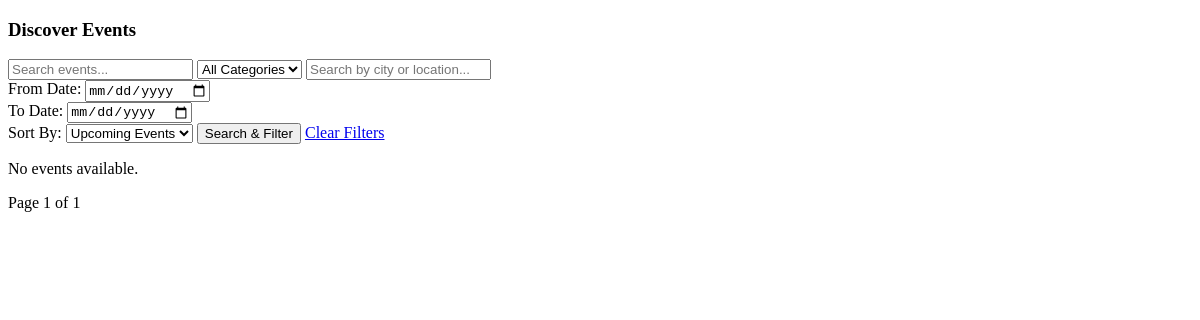
/events/ (signed in), run on an earlier commit of the app's database.
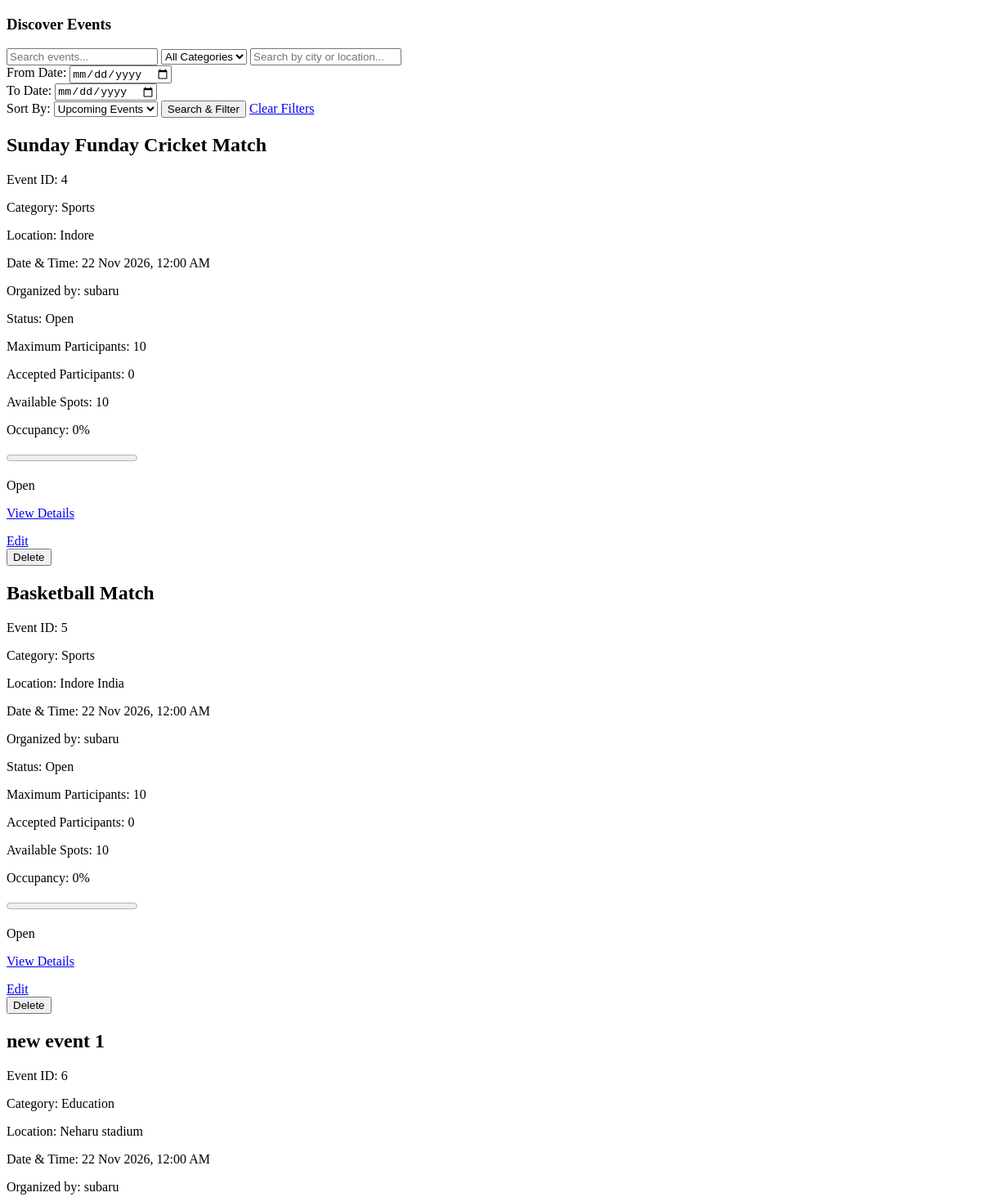
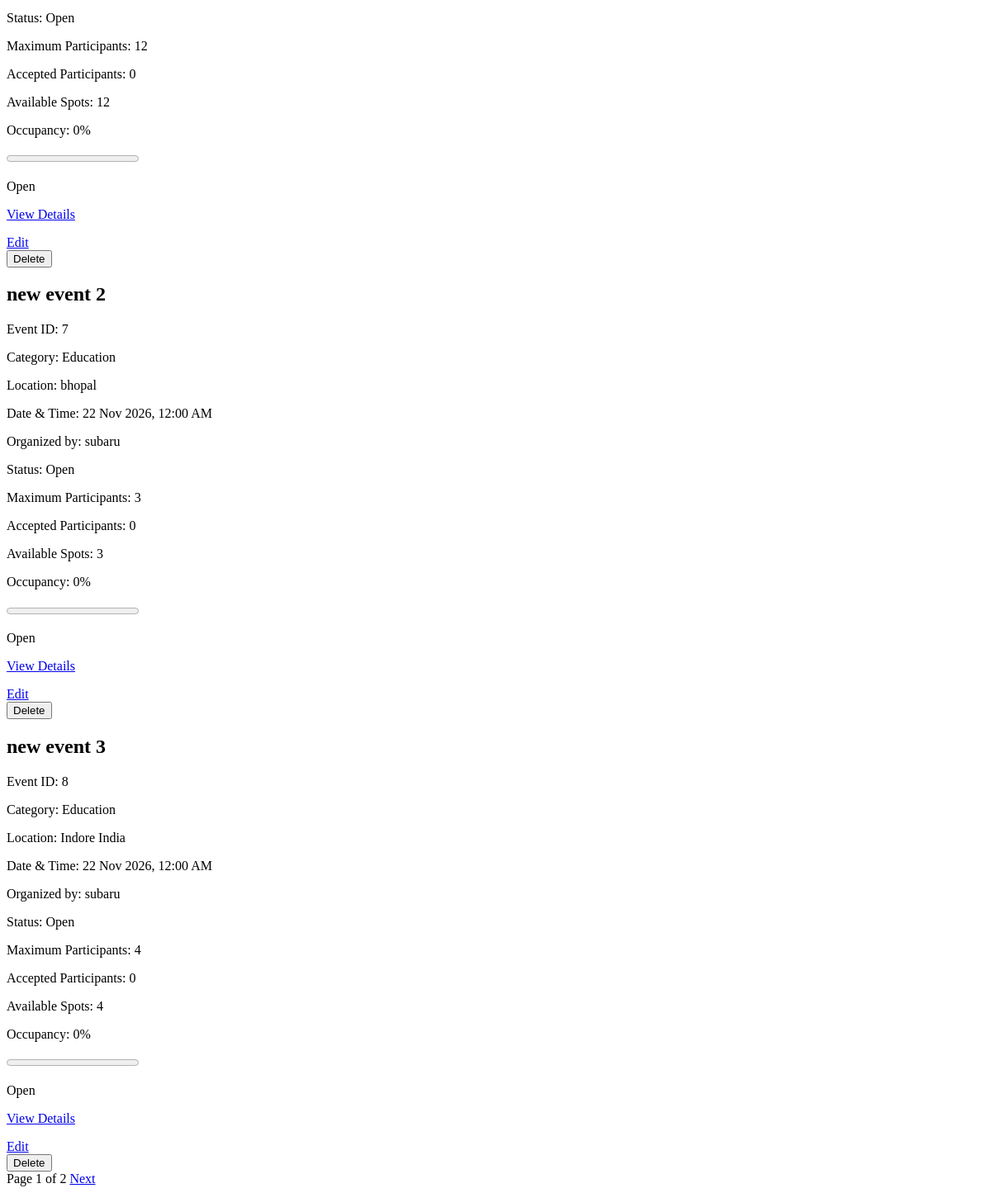
And on a later commit of the database (2 pictures, top to bottom).
### events/models.py (models this page shows, shortened)
class Event(models.Model):
    STATUS_CHOICES = [
        ('OPEN', 'Open'),
        ('FULL', 'Full'),
        ('CANCELLED', 'Cancelled'),
    ]
    title = models.CharField(max_length=100)
    description = models.TextField()
    category = models.ForeignKey(
        Category,
        on_delete=models.PROTECT,
        related_name='events'
    )
    created_by = models.ForeignKey(
        settings.AUTH_USER_MODEL,
        on_delete=models.CASCADE,
        related_name='created_events'
    )
    location = models.CharField(max_length=200)
    event_date = models.DateTimeField()
    max_participants = models.PositiveIntegerField()
    status = models.CharField(
        max_length=10,
        choices=STATUS_CHOICES,
        default='OPEN'
    )
    created_at = models.DateTimeField(auto_now_add=True)
    updated_at = models.DateTimeField(auto_now=True)

class Category(models.Model):
    name = models.CharField(max_length=100, unique=True)
    description = models.TextField(blank=True)

### accounts/models.py (models this page shows, shortened)
class User(AbstractUser):
    email = models.EmailField(unique=True)

### events/views.py (the view, shortened to what this page needs)
@login_required
def event_list(request):
    events = Event.objects.filter(
        status='OPEN'
    ).select_related(
        'category',
        'created_by'
    ).annotate(
        accepted_count=Count(
            'participation_requests',
            filter=Q(participation_requests__status='ACCEPTED')
        )
    ).annotate(
        available_spots=F('max_participants') - F('accepted_count')
    ).annotate(
        occupancy_percentage=ExpressionWrapper(
            F('accepted_count') * 100.0 / F('max_participants'),
            output_field=FloatField()
        )
    )
    categories = Category.objects.all()
    category_id = request.GET.get('category')
    search_query = request.GET.get('q', '')
    location_query = request.GET.get('location', '')
    start_date = request.GET.get('start_date', '')
    end_date = request.GET.get('end_date', '')
    if search_query:
        events = events.filter(title__icontains=search_query)
    if category_id:
        events = events.filter(category__id=category_id)
    if location_query:
        events = events.filter(location__icontains=location_query)
    if start_date:
        events = events.filter(event_date__date__gte=start_date)
    if end_date:
        events = events.filter(event_date__date__lte=end_date)
    sort_by = request.GET.get('sort', 'upcoming')
    if sort_by == 'upcoming':
        events = events.filter(
            event_date__gte=timezone.now()
        ).order_by('event_date')
    elif sort_by == 'newest':
        events = events.order_by('-created_at')
    elif sort_by == 'oldest':
        events = events.order_by('created_at')
    else:
        sort_by = 'upcoming'
        events = events.filter(
            event_date__gte=timezone.now()
        ).order_by('event_date')
    paginator = Paginator(events, 5)
    page_number = request.GET.get('page')
    page_obj = paginator.get_page(page_number)
    return render(
        request,
        'events/event_list.html',
        {
            'events': page_obj,
            'search_query': search_query,
            'categories': categories,
            'category_id': category_id,
            'location_query': location_query,
            'start_date': start_date,
            'end-date': end_date,
            'page_obj': page_obj,
            'sort_by': sort_by
        }
    )

### events/templates/events/event_list.html (shortened to what this page needs)
<!DOCTYPE html>
<html lang="en">
<head>
</head>
<body>
    <h3>Discover Events</h3>
    <form method="GET" action="{% url 'event_list' %}">
        <input
            type="text"
            name="q"
            placeholder="Search events..."
            value="{{ search_query }}"
        >
        <select name="category">
            <option value="">All Categories</option>
        </select>
        <input
            type="text"
            name="location"
            placeholder="Search by city or location..."
            value="{{ location_query }}"
        >
        <div>
            <label for="start_date">From Date:</label>
            <input
                type="date"
                id="start_date"
                name="start_date"
                value="{{ start_date }}"
                max="{{ end_date }}"
            >
        </div>
        <div>
            <label for="end_date">To Date:</label>
            <input
                type="date"
                id="end_date"
                name="end_date"
                value="{{ end_date }}"
                min="{{ start_date }}"
            >
        </div>
        <label for="sort">Sort By:</label>
        <select name="sort" id="sort">
            <option value="upcoming"
                {% if sort_by == 'upcoming' %}selected{% endif %}>
                Upcoming Events
            </option>
        </select>
        <button type="submit">Search & Filter</button>
        <a href="{% url 'event_list' %}">Clear Filters</a>
    </form>
    {% for event in events %}
        <div class="event-card">
            <h2>{{ event.title }}</h2>
            <p>Event ID: {{ event.pk }}</p>
            <p>Category: {{ event.category.name }}</p>
            <p>Location: {{ event.location }}</p>
            <p>
                Date & Time:
                {{ event.event_date|date:"d M Y, h:i A" }}
            </p>
            <p>Organized by: {{ event.created_by.username }}</p>
            <p>
                Status:
                {{ event.get_status_display }}
            </p>
            <p>
                Maximum Participants: {{ event.max_participants }}
            </p>
            <p>Accepted Participants: {{ event.accepted_count }}</p>
            <p>Available Spots: {{ event.available_spots }}</p>
            <div class="progress-container">
                <p>
                    Occupancy: {{ event.occupancy_percentage|floatformat:0 }}%
                </p>
                <progress
                    class="event-progress"
                    value="{{ event.accepted_count }}"
                    max="{{ event.max_participants }}">
                </progress>
            </div>
            {% if event.available_spots == 0 %}
                <p>Full</p>
            {% elif event.available_spots <= 2 %}
                <p> Filling Fast</p>
            {% else %}
                <p>Open</p>
            {% endif %}
            <p>
                <a href="{% url 'event_detail' event.pk %}">
                    View Details
                </a>
            </p>
            {% if request.user == event.created_by %}
                <a href="{% url 'edit_event' event.pk %}">Edit</a>
                <form method="POST"
                    action="{% url 'delete_event' event.pk %}"
                    onsubmit="return confirm('Are you sure you want to delete this event?');">
                    <button type="submit">Delete</button>
                </form>
            {% endif %}
        </div>
    {% empty %}
        <p>No events available.</p>
    {% endfor %}
    <div class="pagination">
        <span>
            Page {{ page_obj.number }} of {{ page_obj.paginator.num_pages }}
        </span>
        {% if page_obj.has_next %}
            <a href="?q={{ search_query }}&category={{ category_id|default:'' }}&location={{ location_query }}&start_date={{ start_date }}&end_date={{ end_date }}&sort={{ sort_by }}&page={{ page_obj.next_page_number }}">
                Next
            </a>
        {% endif %}
    </div>
</body>
</html>

### events/templates/events/event_list.html (style rules this page uses)
.progress-container { margin: 15px 0; }

What changed in the data, as far as the page shows it:
added Event: title "Sunday Funday Cricket Match", pk "4", category.name "Sports", location "Indore", event_date "22 Nov 2026, 12:00 AM", created_by.username "subaru", status "Open", max_participants "10", accepted_count "0", available_spots "10", occupancy_percentage "0", shows "Edit"
added Event: title "Basketball Match", pk "5", category.name "Sports", location "Indore India", event_date "22 Nov 2026, 12:00 AM", created_by.username "subaru", status "Open", max_participants "10", accepted_count "0", available_spots "10", occupancy_percentage "0", shows "Edit"
added Event: title "new event 1", pk "6", category.name "Education", location "Neharu stadium", event_date "22 Nov 2026, 12:00 AM", created_by.username "subaru", status "Open", max_participants "12", accepted_count "0", available_spots "12", occupancy_percentage "0", shows "Edit"
added Event: title "new event 2", pk "7", category.name "Education", location "bhopal", event_date "22 Nov 2026, 12:00 AM", created_by.username "subaru", status "Open", max_participants "3", accepted_count "0", available_spots "3", occupancy_percentage "0", shows "Edit"
added Event: title "new event 3", pk "8", category.name "Education", location "Indore India", event_date "22 Nov 2026, 12:00 AM", created_by.username "subaru", status "Open", max_participants "4", accepted_count "0", available_spots "4", occupancy_percentage "0", shows "Edit"
Also different on the page:
{{ page_obj.paginator.num_pages }}: "1" → "2"
text no longer shown: "No events available."
text now shown: "Next"
